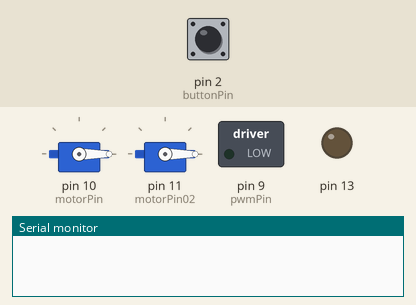
Recording of a sketch running on a simulated Arduino Uno, built with avr-gcc and run on an emulated ATmega328P. On the bench: 2 × servo, switched loads named in the sketch (green lamp = pin HIGH), output pins drawn as LEDs (lit = HIGH), the last lines printed to the serial monitor. The test bench sets the inputs (shaded band); at power-on: pin 2 (buttonPin) LOW.

Above: at 1.2 s.
1.3 s: pin 2 (buttonPin) pulled HIGH for 0.15 s
At 2.6 s:
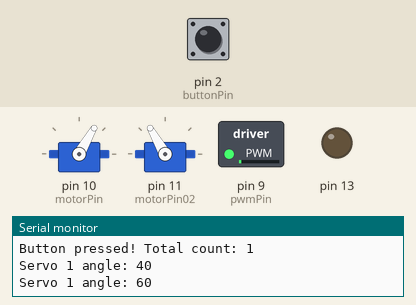
3.0 s: pin 2 (buttonPin) pulled HIGH for 1 s
At 3.8 s:
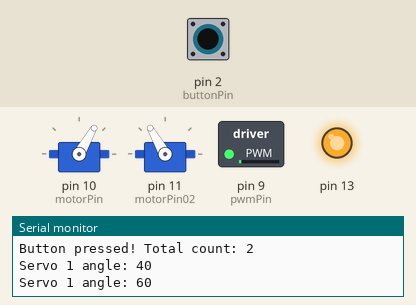
Timing chart, 0 to 6.0 s (numbered marks = the images above; inputs shaded):
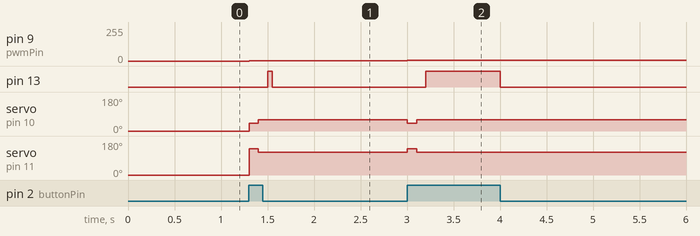

The sketch:

Midterm_Arduino.ino
```cpp
// PComp 2023
// Digital Output - Button with Counter and LED Brightness Control

#include <Servo.h>

Servo myservo;
Servo myservo02;

const int buttonPin = 2;  // Button pin
const int pwmPin = 9;
const int motorPin = 10;
const int motorPin02 = 11;


// variables will change:
int buttonState = 0;       // variable for reading the pushbutton state
int lastButtonState = 0;   // last state of the button
int buttonPressCount = 0;  // counter for the number of button presses
int ledBrightness = 0;     // LED brightness

void setup() {
  pinMode(buttonPin, INPUT);  // initialize digital pin 2 (buttonPin) as an input.
  pinMode(pwmPin, OUTPUT);    // initialize digital pin 9 (ledPin) as an output for PWM.
  pinMode(13, OUTPUT);

  pinMode(pwmPin, OUTPUT);  // initialize PWM pin 10 as an output.
  pinMode(buttonPin, INPUT);

  Serial.begin(9600);  // initialize serial communication at 9600 bits per second

  myservo.attach(motorPin);  // attaches the servo on pin 10 to the servo object
  myservo.write(0);          // starts servo on 0 degrees

  myservo02.attach(motorPin02);
  myservo02.write(0);
}

void loop() {
  // read the state of the pushbutton value:
  buttonState = digitalRead(buttonPin);

  // check for button press (i.e., the button's state has changed from LOW to HIGH):
  if (buttonState == HIGH && lastButtonState == LOW) {
    buttonPressCount++;  // increment the button press counter
    Serial.println("Button pressed! Total count: " + String(buttonPressCount));

    ledBrightness = min(buttonPressCount * 2.55, 255);
    analogWrite(pwmPin, ledBrightness);

    // Serial.println(ledBrightness);


    // Servo logic for flapping wings:
    myservo.write(40);
    myservo02.write(140);
    delay(100);

    int currentAngle = myservo.read();
    Serial.println("Servo 1 angle: " + String(currentAngle));

    myservo.write(60);
    myservo02.write(120);
    delay(100);

    int currentAngle2 = myservo.read();
    Serial.println("Servo 1 angle: " + String(currentAngle2));
    // Second Time
    // myservo.write(140);
    // myservo02.write(30);
    // delay(1000);

    // myservo.write(0);
    // myservo02.write(150);
    // delay(1000);
  }


  //green led indicator
  if (buttonState == HIGH) {
    digitalWrite(13, HIGH);
  } else {
    digitalWrite(13, LOW);
  }


  lastButtonState = buttonState;  // save the current button state for comparison next time

  delay(50);  // add a short delay to prevent reading noise as multiple button presses
}
```

Measured:
- after the input at 1.3 s, pin 9 (pwmPin): 0/255 → 2/255 at once; pin 13: LOW → HIGH after 0.20 s, → LOW 0.05 s later; servo on pin 10 (motorPin): 0° → 40° at once, → 60° 0.10 s later; servo on pin 11 (motorPin02): 0° → 140° at once, → 120° 0.10 s later
- after the input at 3.0 s, pin 9 (pwmPin): 2/255 → 5/255 at once; pin 13: LOW → HIGH after 0.20 s, → LOW 0.80 s later; servo on pin 10 (motorPin): 60° → 40° at once, → 60° 0.10 s later; servo on pin 11 (motorPin02): 120° → 140° at once, → 120° 0.10 s later
